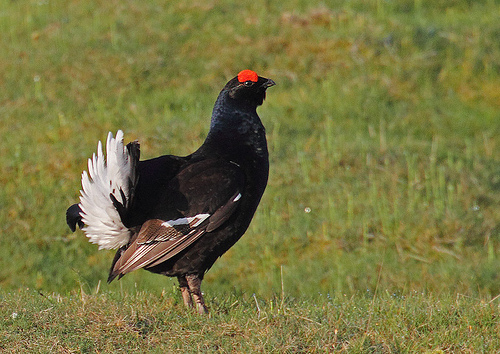
#> input picture imagenet_data/grouse.jpg, 500 x 354 px
$ jupyter execute --allow-errors 4-convolutional-mixed-imagenet.ipynb   (shell and % lines are left out)
#> lines starting #> are read from the running program, lines starting #| are printed output that depends on the picture
# Classifying ImageNet with Binary Weights, 2-bit Activations

Have you heard of the [ImageNet](http://www.image-net.org/) database? It contains hundreds of thousands of labeled images in different categories. The 2012 variant of the ImageNet challenge, which involves using machine learning to predict which of the 1000 categories the image belongs to, was won by a deep convolutional neural network called AlexNet. This network achieved 10.8 percentage points better accuracy than the closest competitor, and in many ways started the still-ongoing surge of interest in deep neural networks.

To put things into perspective, let's load the ImageNet-1K class list and have a look at a few of them:

[cell 1]
from imagenet_data.classes import *
len(imagenet_classes)
for i in range(10):
    print(imagenet_classes[i])

So not only the network has to distinguish between sharks and birds and the like, it also has to distinguish between *types* of these animals, which can be quite challenging for even the average human!

Today, ImageNet-1K is considered to be a "solved" challenge by some, since the prediction error rate has gone as low as 3%. But those are quite advanced architectures, and for the purposes of this tutorial we'll stick to something simpler. We will use a quantized version of the AlexNet architecture, which was proposed by Cai et al in [this paper](https://arxiv.org/abs/1702.00953) and converted to a simplified form by Umuroglu and Jahre in [this paper](https://arxiv.org/abs/1709.04060).

## Getting the weights

Although it consists 99\% of components we have already seen, AlexNet is a *much* larger network, so its weights are not stored in this repository. We'll download them instead:

[cell 2]
from QNN.layers import *
import pickle

#> (the rest of this cell did not finish here and is left out)

As you can see, the network is mainly made of convolution, fully connected, pooling and thresholding layers that we've seen before. The matrices in matrix layers (convolution and fully connected) are bigger than what we have seen before, and there are more of them, but that's about it.

In fact, the only new thing in this network is that the first and last layers use 8-bit activations and 8-bit weights. The 8-bit activations in the first layer come from the color images themselves, and the 8-bit activation for the last layer's input is generated by using the ReLU activation function instead of thresholding. The ReLU activation function sets everything less than zero to zero like this:

Even though its positive output isn't normally limited to 8-bit numbers, you can safely clip the output to 8-bits and the network should work [just fine](https://petewarden.com/2015/05/23/why-are-eight-bits-enough-for-deep-neural-networks/).

As usual, the weights themselves are generated by training, so we won't dwell much on that except to remind that the last and first layers have 8-bit precision. We can get an overview of the weights by looking at each matrix layer like this:

#> (a cell that did not finish here is left out)

## Putting in images -- some assembly required

Let's try predicting some images with this network. This will be slightly more involved than what we needed to do before, since some additional tricks are used to train on challenging datasets like ImageNet. However, it won't be more than a few lines of Python code.

[cell 4]
from PIL import Image
import matplotlib.pyplot as plt
import numpy as np
from IPython.display import display

# define a small utility function to first display, then prepare the
# images for classification
def prepare_imagenet(img):
    # make sure the image is the size expected by the network
    img = img.resize((227, 227))
    display(img)
    # convert to numpy array
    img = np.asarray(img).copy().astype(np.int32)
    # we need the data layout to be (channels, rows, columns)
    # but it comes in (rows, columns, channels) format, so we
    # need to transpose the axes:
    img = img.transpose((2, 0, 1))

    # our network is trained with BGR instead of RGB images,
    # so we need to invert the order of channels in the channel axis:
    img = img[::-1, :, :]
    # finally, we need to subtract the mean per-channel pixel intensity
    # since this is how this network has been trained
    img[0] = img[0] - 104
    img[1] = img[1] - 117
    img[2] = img[2] - 123
    return img

# load test images and prepare them
img_grouse = prepare_imagenet(Image.open("imagenet_data/grouse.jpg"))
#> in prepare_imagenet, `img = img.resize((227, 227))`:
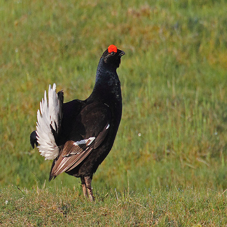
#> img: PIL image 227x227 RGB; mean R, G, B 120.4, 117.7, 65
img_cat = prepare_imagenet(Image.open("imagenet_data/cat.jpg"))
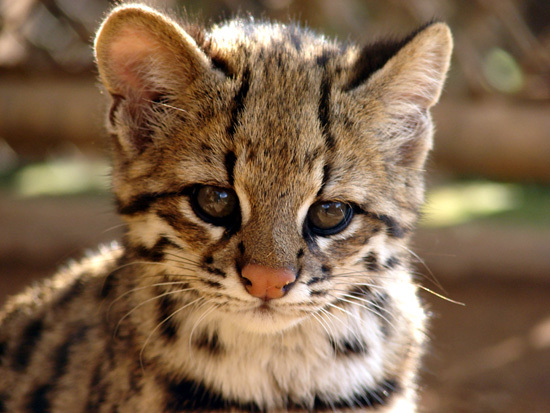
#> input picture imagenet_data/cat.jpg, 550 x 413 px
#> in prepare_imagenet (call 2), `img = img.resize((227, 227))`:
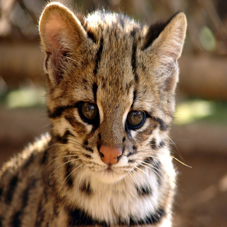
#> img: PIL image 227x227 RGB; mean R, G, B 127.9, 101.5, 75.9
img_husky = prepare_imagenet(Image.open("imagenet_data/husky.jpg"))
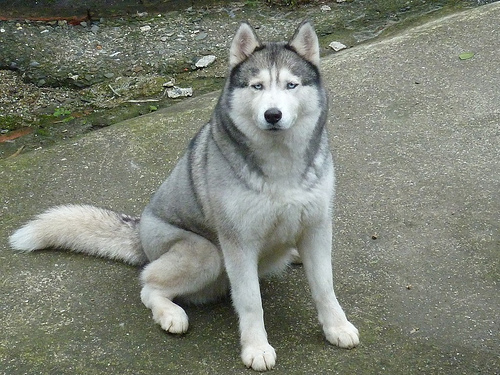
#> input picture imagenet_data/husky.jpg, 500 x 375 px
#> in prepare_imagenet (call 3), `img = img.resize((227, 227))`:
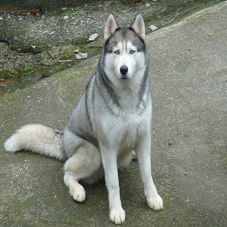
#> img: PIL image 227x227 RGB; mean R, G, B 124.9, 129.3, 117.3
